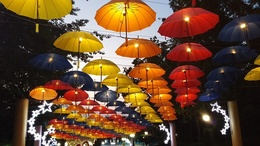
%> input picture exercise1/umbrellas.jpg, 260 x 146 px, shrunk from 640 x 360 before the run
$ octave exercise1_assignment2a.m   (GNU Octave 9; MATLAB toolbox functions it lacks are replaced by stand-ins)
%> lines starting %> are read from the running program, lines starting %| are printed output that depends on the picture
### exercise1/myhist.m
%myhist.m
function [ H, bins ] = myhist(I , nbins)
I = reshape(I, 1, numel(I) ); % reshape image in 1D vector
H = zeros(1, nbins) ; % initialize the histogram
max_val_in = 255 ; % highest input value
min_val_in = 0 ; % lowest input value
max_val_out = nbins; % highest cell index
min_val_out = 1 ; % lowest cell index
% Compute bin numbers for all pixels
f = (max_val_out - min_val_out) / (max_val_in - min_val_in); % Compute the scaling factor
idx = floor(double(I) * f) + min_val_out; % Calculate indices for all pixels
idx(idx > nbins) = nbins; % Truncate the outliers
for i = 1 : length(I) % Now iterate the image and increase appropriate histogram cell for each pixel
H(idx(i)) = H(idx(i)) + 1;
end
% Normalize the histogram (sum of cell values equals 1)
H = H / sum(H) ;
% Compute reference values for all cells in the histogram
bins = ( (1 : nbins) - min_val_out) ./ f;

### exercise1/exercise1_assignment2a.m
#Assignment 2: Histograms

  # a):
  Img=imread('umbrellas.jpg');
%> Img is the input picture: size 146x260x3 uint8; mean R, G, B 105, 72.8, 47.6
  Img=rgb2gray(Img);
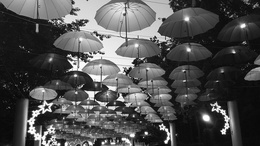
%> Img: size 146x260 uint8; min 0, max 255, mean 79.6
  [H10,bins10]=myhist(Img,10);
%> after the loop in myhist, `for i = 1 : length(I)`: H = [12902 6344 4335 3286 3409 2811 1713 1782 1356 22]
%> in myhist, `H = H / sum(H) ;`: H = [0.34 0.167 0.114 0.0866 0.0898 0.0741 0.0451 0.0469 0.0357 0.00058]
%> H10 has the same summary as H in myhist; bins10 = [0 28.33 56.67 85 113.3 141.7 170 198.3 226.7 255]
  [H25,bins25]=myhist(Img,25);
%> H25 = 25 values, max 0.224 at index 2, min 0.00058 at index 25, mean 0.04; bins25 = 25 values from 0 to 255
  [H50,bins50]=myhist(Img,50);
%> H50 = 50 values, max 0.112 at index 4, min 0.000263 at index 1, mean 0.02; bins50 = 50 values from 0 to 255
  figure(1);
  bar(H10);
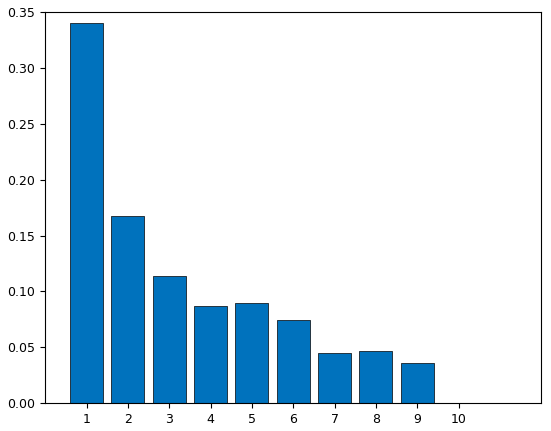
%> figure redrawn from the program's plot data; tallest bar 0.34 high, from x = 0.6 to 1.4
  figure(2);
  bar(H25);
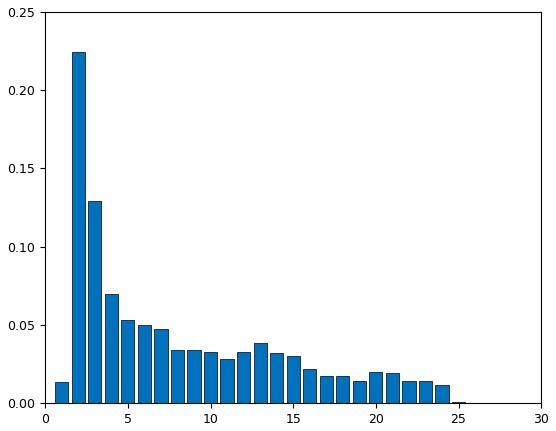
%> figure redrawn from the program's plot data; tallest bar 0.224 high, from x = 1.6 to 2.4
  figure(3);
  bar(H50);
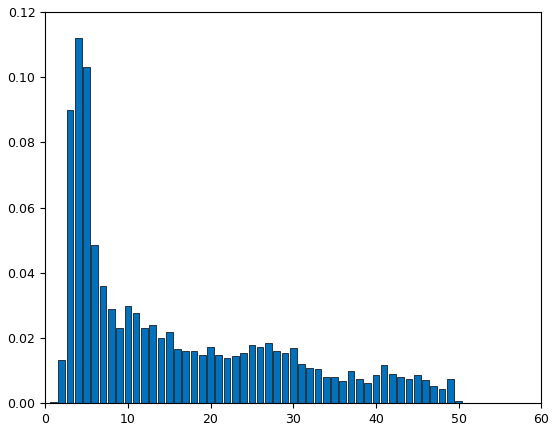
%> figure redrawn from the program's plot data; tallest bar 0.112 high, from x = 3.6 to 4.4
  #histogram ima o瀓e stolpce, rezultat je bolj natan鑕n.

$ run again, with exercise1/city.jpg copied over exercise1/umbrellas.jpg
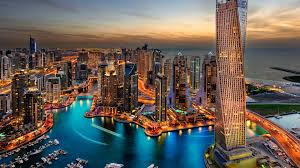
%> input picture exercise1/city.jpg, 300 x 168 px
%> Img is the input picture: size 168x300x3 uint8; mean R, G, B 103.7, 95.6, 88.1
%> `Img=rgb2gray(Img);`:
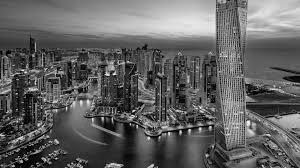
%> Img: size 168x300 uint8; min 0, max 245, mean 97.2
%> after the loop in myhist, `for i = 1 : length(I)`: H = [3912 7767 10752 11507 6342 4283 3547 2147 143 0]
%> in myhist, `H = H / sum(H) ;`: H = [0.0776 0.154 0.213 0.228 0.126 0.085 0.0704 0.0426 0.00284 0]
%> H10 has the same summary as H in myhist; bins10 = [0 28.33 56.67 85 113.3 141.7 170 198.3 226.7 255]
%> H25 = 25 values, max 0.1 at index 9, min 0 at index 25, mean 0.04; bins25 = 25 values from 0 to 255
%> H50 = 50 values, max 0.0484 at index 15, min 0 at index 49, mean 0.02; bins50 = 50 values from 0 to 255
%> `bar(H50);`:
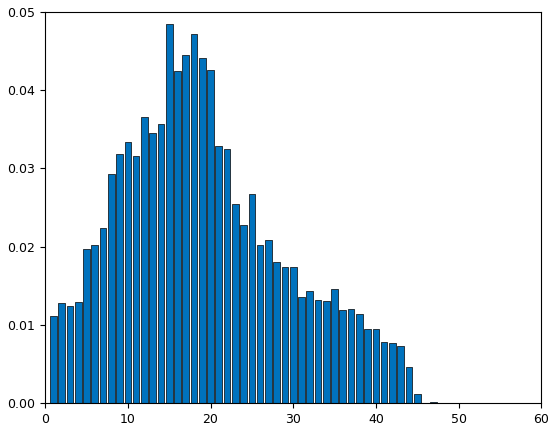
%> figure redrawn from the program's plot data; tallest bar 0.0484 high, from x = 14.6 to 15.4
